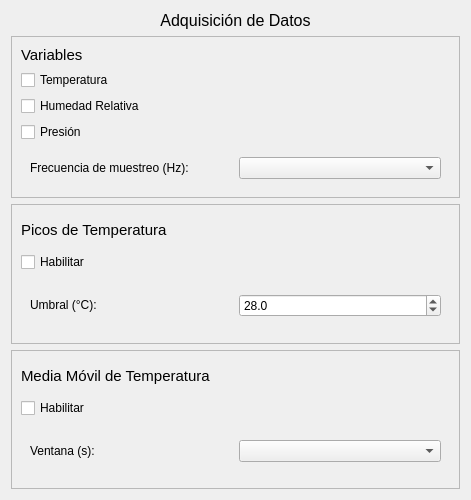
<?xml version="1.0" encoding="UTF-8"?>
<ui version="4.0">
 <class>ConfDatos</class>
 <widget class="QWidget" name="ConfDatos">
  <property name="geometry">
   <rect>
    <x>0</x>
    <y>0</y>
    <width>471</width>
    <height>500</height>
   </rect>
  </property>
  <property name="windowTitle">
   <string>Form</string>
  </property>
  <layout class="QVBoxLayout" name="verticalLayout_4">
   <item>
    <widget class="QLabel" name="label_datos">
     <property name="sizePolicy">
      <sizepolicy hsizetype="Preferred" vsizetype="Maximum">
       <horstretch>0</horstretch>
       <verstretch>0</verstretch>
      </sizepolicy>
     </property>
     <property name="font">
      <font>
       <pointsize>12</pointsize>
      </font>
     </property>
     <property name="text">
      <string>Adquisición de Datos</string>
     </property>
     <property name="alignment">
      <set>Qt::AlignmentFlag::AlignCenter</set>
     </property>
    </widget>
   </item>
   <item>
    <widget class="QFrame" name="frame">
     <property name="frameShape">
      <enum>QFrame::Shape::StyledPanel</enum>
     </property>
     <property name="frameShadow">
      <enum>QFrame::Shadow::Raised</enum>
     </property>
     <layout class="QVBoxLayout" name="verticalLayout">
      <item>
       <widget class="QLabel" name="label_variables">
        <property name="sizePolicy">
         <sizepolicy hsizetype="Preferred" vsizetype="Maximum">
          <horstretch>0</horstretch>
          <verstretch>0</verstretch>
         </sizepolicy>
        </property>
        <property name="font">
         <font>
          <pointsize>11</pointsize>
         </font>
        </property>
        <property name="text">
         <string>Variables</string>
        </property>
       </widget>
      </item>
      <item>
       <widget class="QCheckBox" name="checkBox_temp">
        <property name="text">
         <string>Temperatura</string>
        </property>
       </widget>
      </item>
      <item>
       <widget class="QCheckBox" name="checkBox_hum">
        <property name="text">
         <string>Humedad Relativa</string>
        </property>
       </widget>
      </item>
      <item>
       <widget class="QCheckBox" name="checkBox_presion">
        <property name="text">
         <string>Presión</string>
        </property>
       </widget>
      </item>
      <item>
       <widget class="QWidget" name="widget_3" native="true">
        <property name="sizePolicy">
         <sizepolicy hsizetype="Preferred" vsizetype="Maximum">
          <horstretch>0</horstretch>
          <verstretch>0</verstretch>
         </sizepolicy>
        </property>
        <layout class="QHBoxLayout" name="horizontalLayout_3">
         <item>
          <widget class="QLabel" name="label_frec_muestreo">
           <property name="sizePolicy">
            <sizepolicy hsizetype="Preferred" vsizetype="Maximum">
             <horstretch>0</horstretch>
             <verstretch>0</verstretch>
            </sizepolicy>
           </property>
           <property name="text">
            <string>Frecuencia de muestreo (Hz):</string>
           </property>
          </widget>
         </item>
         <item>
          <widget class="QComboBox" name="comboBox_frec_muestreo"/>
         </item>
        </layout>
       </widget>
      </item>
     </layout>
    </widget>
   </item>
   <item>
    <widget class="QFrame" name="frame_2">
     <property name="frameShape">
      <enum>QFrame::Shape::StyledPanel</enum>
     </property>
     <property name="frameShadow">
      <enum>QFrame::Shadow::Raised</enum>
     </property>
     <layout class="QVBoxLayout" name="verticalLayout_2">
      <item>
       <widget class="QLabel" name="label_picos">
        <property name="sizePolicy">
         <sizepolicy hsizetype="Preferred" vsizetype="Maximum">
          <horstretch>0</horstretch>
          <verstretch>0</verstretch>
         </sizepolicy>
        </property>
        <property name="font">
         <font>
          <pointsize>11</pointsize>
         </font>
        </property>
        <property name="text">
         <string>Picos de Temperatura</string>
        </property>
       </widget>
      </item>
      <item>
       <widget class="QCheckBox" name="checkBox_habilitar_picos">
        <property name="text">
         <string>Habilitar</string>
        </property>
       </widget>
      </item>
      <item>
       <widget class="QWidget" name="widget" native="true">
        <property name="sizePolicy">
         <sizepolicy hsizetype="Preferred" vsizetype="Maximum">
          <horstretch>0</horstretch>
          <verstretch>0</verstretch>
         </sizepolicy>
        </property>
        <layout class="QHBoxLayout" name="horizontalLayout">
         <item>
          <widget class="QLabel" name="label_umbral_picos">
           <property name="sizePolicy">
            <sizepolicy hsizetype="Preferred" vsizetype="Maximum">
             <horstretch>0</horstretch>
             <verstretch>0</verstretch>
            </sizepolicy>
           </property>
           <property name="text">
            <string>Umbral (°C):</string>
           </property>
          </widget>
         </item>
         <item>
          <widget class="QDoubleSpinBox" name="doubleSpinBox_umbral">
           <property name="decimals">
            <number>1</number>
           </property>
           <property name="minimum">
            <double>20.000000000000000</double>
           </property>
           <property name="maximum">
            <double>40.000000000000000</double>
           </property>
           <property name="singleStep">
            <double>0.100000000000000</double>
           </property>
           <property name="value">
            <double>28.000000000000000</double>
           </property>
          </widget>
         </item>
        </layout>
       </widget>
      </item>
     </layout>
    </widget>
   </item>
   <item>
    <widget class="QFrame" name="frame_3">
     <property name="frameShape">
      <enum>QFrame::Shape::StyledPanel</enum>
     </property>
     <property name="frameShadow">
      <enum>QFrame::Shadow::Raised</enum>
     </property>
     <layout class="QVBoxLayout" name="verticalLayout_3">
      <item>
       <widget class="QLabel" name="label_media">
        <property name="sizePolicy">
         <sizepolicy hsizetype="Preferred" vsizetype="Maximum">
          <horstretch>0</horstretch>
          <verstretch>0</verstretch>
         </sizepolicy>
        </property>
        <property name="font">
         <font>
          <pointsize>11</pointsize>
         </font>
        </property>
        <property name="text">
         <string>Media Móvil de Temperatura</string>
        </property>
       </widget>
      </item>
      <item>
       <widget class="QCheckBox" name="checkBox_habilitar_media">
        <property name="text">
         <string>Habilitar</string>
        </property>
       </widget>
      </item>
      <item>
       <widget class="QWidget" name="widget_2" native="true">
        <property name="sizePolicy">
         <sizepolicy hsizetype="Preferred" vsizetype="Maximum">
          <horstretch>0</horstretch>
          <verstretch>0</verstretch>
         </sizepolicy>
        </property>
        <layout class="QHBoxLayout" name="horizontalLayout_2">
         <item>
          <widget class="QLabel" name="label_ventana_media">
           <property name="sizePolicy">
            <sizepolicy hsizetype="Preferred" vsizetype="Maximum">
             <horstretch>0</horstretch>
             <verstretch>0</verstretch>
            </sizepolicy>
           </property>
           <property name="text">
            <string>Ventana (s):</string>
           </property>
          </widget>
         </item>
         <item>
          <widget class="QComboBox" name="comboBox_media"/>
         </item>
        </layout>
       </widget>
      </item>
     </layout>
    </widget>
   </item>
  </layout>
 </widget>
 <resources/>
 <connections/>
</ui>
